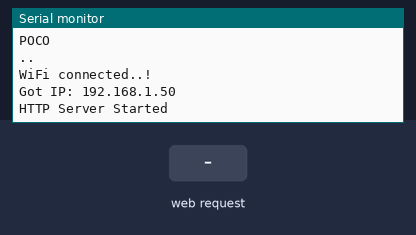
A sketch run on a simulated ESP32. Shown: the last lines printed to the serial monitor. Inputs (shaded band) come from the test bench. WiFi joins after 1.5 s; servers stay silent unless stated.

Above: at 3.3 s.
3.4 s: HTTP request GET /forw received
At 4.5 s:
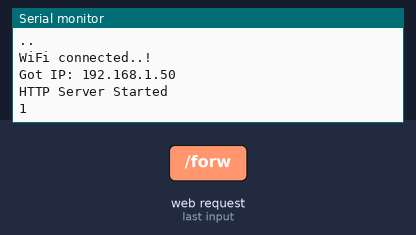
4.9 s: HTTP request GET /back received
At 5.7 s:
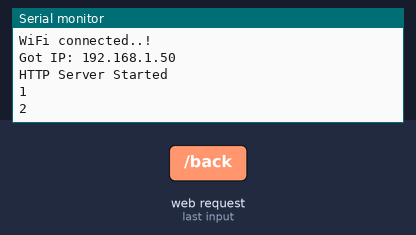

The sketch:

espcode.ino
```cpp
#include <WiFi.h>              // For Wi-Fi connection on ESP32
#include <WebServer.h>         // For HTTP server on ESP32
const char* ssid = "POCO";   // Enter SSID here
const char* password = "qevt1738"; // Enter Password here

WebServer server(80);


void setup() {
  Serial.begin(9600);
  delay(100);

  Serial.println("Connecting to ");
  Serial.println(ssid);

  //connect to your local wi-fi network
  WiFi.begin(ssid, password);

  //check NodeMCU is connected to Wi-fi network
  while (WiFi.status() != WL_CONNECTED) {
  delay(1000);
  Serial.print(".");
  }
  Serial.println("");
  Serial.println("WiFi connected..!");
  Serial.print("Got IP: ");
  Serial.println(WiFi.localIP());

  server.on("/", handle_OnConnect);
  server.on("/forw", handle_forw);
  server.on("/back", handle_back);
  server.on("/left", handle_left);
  server.on("/right", handle_right);
  server.on("/stop", handle_stop);
  server.onNotFound(handle_NotFound);

  server.begin();
  Serial.println("HTTP Server Started");
}
void loop() {
  server.handleClient();
}

void handle_OnConnect() {
  server.send(200, "text/html", "hii");
}
void handle_forw() {
  Serial.println(1);
  server.send(200, "text/html", "hii");
}
void handle_back() {
  Serial.println(2);
  server.send(200, "text/html", "hii");
}
void handle_left() {
  Serial.println(3);
  server.send(200, "text/html", "hii");
}
void handle_right() {
  Serial.println(4);
  server.send(200, "text/html", "hii");
}
void handle_stop() {
  Serial.println(5);
  server.send(200, "text/html", "hii");
}

void handle_NotFound(){
  server.send(404, "text/plain", "Not found");
}
```

Measured:
- after the input at 3.4 s, the serial monitor: prints a new line at once (image 1)
- after the input at 4.9 s, the serial monitor: prints a new line at once (image 2)
